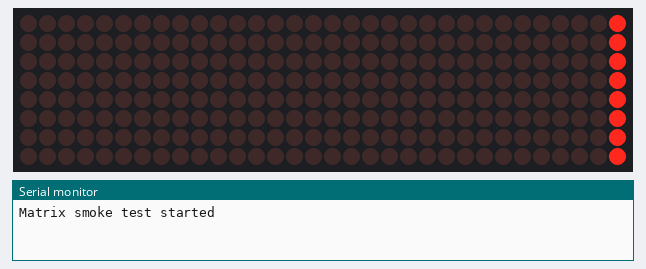
A program run on a simulated ESP32. On the bench: 32×8 LED matrix, the last lines printed to the serial monitor.

Above: at 0.06 s.
At 0.66 s:
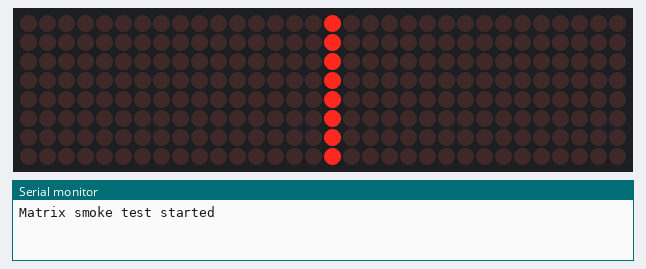
At 1.3 s:
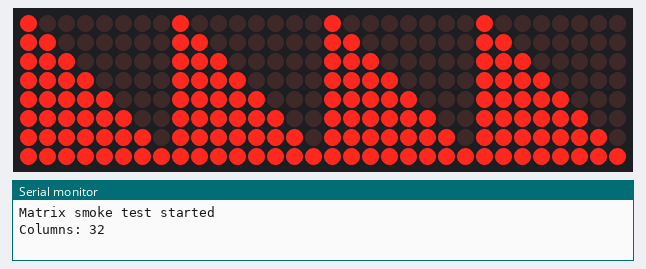
At 3.71 s:
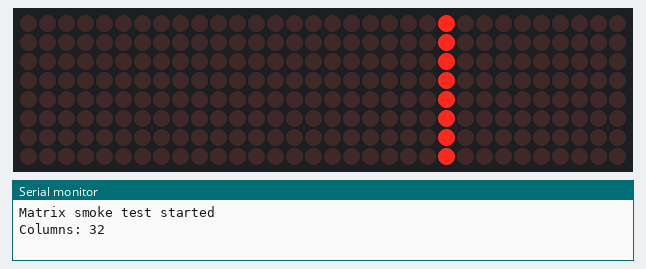

Measured:
- by itself, everything shown: repeats every 3.3 s, in 12 steps
- what the display in image 2 shows lasts 2.0 s, from 1.3 s to 3.3 s

The program:

main.cpp
```cpp
// Session 1 smoke test: confirms the ESP32 and the MAX7219 matrix are wired correctly.
// It sweeps a single lit column across the display, then fills each column to a different height.
// Set the pin numbers and module count to match your wiring before uploading.

#include <Arduino.h>
#include <MD_MAX72xx.h>
#include <SPI.h>

#define HARDWARE_TYPE MD_MAX72XX::FC16_HW  // Try GENERIC_HW or PAROLA_HW if the image is mirrored or rotated
#define MAX_DEVICES   4                    // Number of 8x8 modules chained together
#define DATA_PIN      23                   // DIN
#define CLK_PIN       18                   // CLK
#define CS_PIN        5                    // CS / LOAD

MD_MAX72XX mx(HARDWARE_TYPE, DATA_PIN, CLK_PIN, CS_PIN, MAX_DEVICES);

void setup() {
  Serial.begin(115200);
  mx.begin();
  mx.control(MD_MAX72XX::INTENSITY, 2);
  mx.clear();
  Serial.println("Matrix smoke test started");
}

void loop() {
  const uint16_t cols = mx.getColumnCount();

  for (uint16_t c = 0; c < cols; c++) {
    mx.clear();
    mx.setColumn(c, 0xFF);
    delay(40);
  }

  mx.clear();
  for (uint16_t c = 0; c < cols; c++) {
    uint8_t height = (c % 8) + 1;
    mx.setColumn(c, (uint8_t)(0xFF << (8 - height)));
  }
  Serial.printf("Columns: %u\n", cols);
  delay(2000);
}
```
